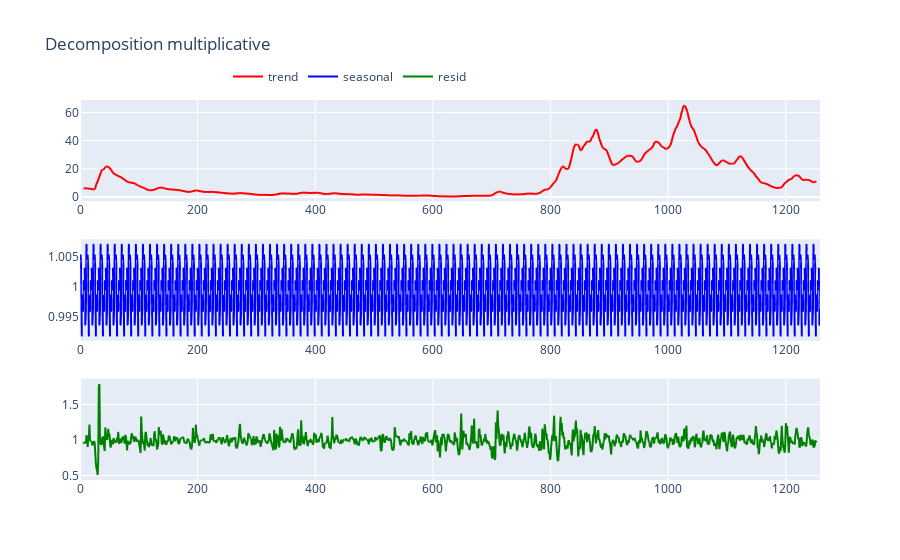
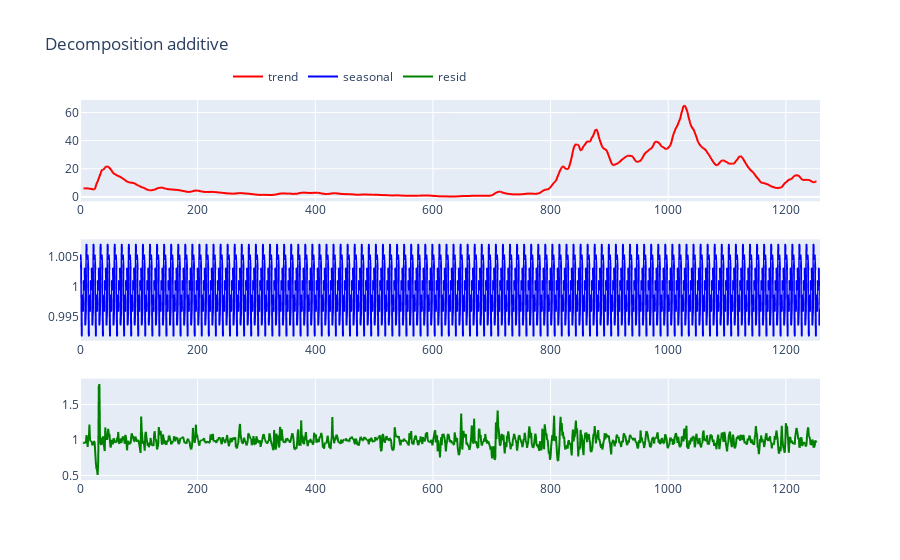

Notebook code for these charts, in order:
### Markdown cell above
# 3. Decomposition
For a continuous time series $F_{t}$ over a discrete-time period **t**, we can proceed in breaking down the series as an **addive function**: $F_{t}$ = $d_t$ + $s_t$ + $r_t$ or **multiplicative**: $F_{t}$ = $d_t$ * $s_t$ * $r_t$, where $d_{t}$ is a trend component, $s_{t}$ is a seasonal (periodic) component, and $r_{t}$ is a residual component. 

Given that those , the decomposition of a time series is the process by which we isolate all those single elements: trend, seasonality, and residual (after removing the trend and seasonality from the series). This technique serves to disentangle the time series for a more comprehensive analysis, most importantly facilitate the forecasting process.

* Detrend
* Deseasonalize a Time Series
* Test for seasonality of a Time Series

### Code cell
from plotly.subplots import make_subplots
def decomposition(data=df["Price"], prd=12, 
                  models = ['multiplicative','additive']):
    
    ''' Determine the suitable combination of base level, trend, seasonal index and the residual term.
    '''
    
    for mod in models:
        decomp_func = seasonal_decompose(data, model = 'multiplicative', period=prd)
        #fig = make_subplots(rows=3, cols=1)
        figures = [
            px.line(decomp_func.trend, color_discrete_map={'trend':'red'}), 
            px.line(decomp_func.seasonal, color_discrete_map={'seasonal':'blue'}),
            px.line(decomp_func.resid, color_discrete_map={'resid':'green'})
        ]
        components = ['Trend', 'Seasonality','Error']
        fig = make_subplots(rows=len(figures), cols=1) 

        for i, figure in enumerate(figures):
            for trace in range(len(figure["data"])):
                fig.append_trace(figure["data"][trace], row=i+1, col=1)

        fig.update_layout(title="Decomposition "+mod, 
                          height=600,
                         legend=dict(orientation="h",
                                     yanchor="top", y=1.1,
                                     xanchor="left", x=0.2)
                         )
        fig.show()

decomposition()

### Figure 1 — Plotly figure (JSON) as saved in the notebook; plotly's stock layout.template omitted (floating-point values rounded to 4 significant figures; data arrays with more than 128 entries replaced by an {"elided": "..."} marker saying what was removed)
{"data": [{"hovertemplate": "variable=trend<br>index=%{x}<br>value=%{y}<extra></extra>", "legendgroup": "trend", "line": {"color": "red", "dash": "solid"}, "marker": {"symbol": "circle"}, "mode": "lines", "name": "trend", "showlegend": true, "type": "scattergl", "x": {"elided": "1259 int values"}, "xaxis": "x", "y": {"elided": "1259 float values"}, "yaxis": "y"}, {"hovertemplate": "variable=seasonal<br>index=%{x}<br>value=%{y}<extra></extra>", "legendgroup": "seasonal", "line": {"color": "blue", "dash": "solid"}, "marker": {"symbol": "circle"}, "mode": "lines", "name": "seasonal", "showlegend": true, "type": "scattergl", "x": {"elided": "1259 int values"}, "xaxis": "x2", "y": {"elided": "1259 float values"}, "yaxis": "y2"}, {"hovertemplate": "variable=resid<br>index=%{x}<br>value=%{y}<extra></extra>", "legendgroup": "resid", "line": {"color": "green", "dash": "solid"}, "marker": {"symbol": "circle"}, "mode": "lines", "name": "resid", "showlegend": true, "type": "scattergl", "x": {"elided": "1259 int values"}, "xaxis": "x3", "y": {"elided": "1259 float values"}, "yaxis": "y3"}], "layout": {"autosize": true, "legend": {"orientation": "h", "x": 0.2, "xanchor": "left", "y": 1.1, "yanchor": "top"}, "title": {"text": "Decomposition multiplicative"}, "xaxis": {"anchor": "y", "autorange": true, "domain": [0, 1], "range": [0, 1258], "type": "linear"}, "xaxis2": {"anchor": "y2", "autorange": true, "domain": [0, 1], "range": [0, 1258], "type": "linear"}, "xaxis3": {"anchor": "y3", "autorange": true, "domain": [0, 1], "range": [0, 1258], "type": "linear"}, "yaxis": {"anchor": "x", "autorange": true, "domain": [0.7333, 1], "range": [-3.157, 68.91], "type": "linear"}, "yaxis2": {"anchor": "x2", "autorange": true, "domain": [0.3667, 0.6333], "range": [0.991, 1.008], "type": "linear"}, "yaxis3": {"anchor": "x3", "autorange": true, "domain": [0, 0.2667], "range": [0.4354, 1.866], "type": "linear"}}}

### Figure 2 — Plotly figure (JSON) as saved in the notebook; plotly's stock layout.template omitted (floating-point values rounded to 4 significant figures; data arrays with more than 128 entries replaced by an {"elided": "..."} marker saying what was removed)
{"data": [{"hovertemplate": "variable=trend<br>index=%{x}<br>value=%{y}<extra></extra>", "legendgroup": "trend", "line": {"color": "red", "dash": "solid"}, "marker": {"symbol": "circle"}, "mode": "lines", "name": "trend", "showlegend": true, "type": "scattergl", "x": {"elided": "1259 int values"}, "xaxis": "x", "y": {"elided": "1259 float values"}, "yaxis": "y"}, {"hovertemplate": "variable=seasonal<br>index=%{x}<br>value=%{y}<extra></extra>", "legendgroup": "seasonal", "line": {"color": "blue", "dash": "solid"}, "marker": {"symbol": "circle"}, "mode": "lines", "name": "seasonal", "showlegend": true, "type": "scattergl", "x": {"elided": "1259 int values"}, "xaxis": "x2", "y": {"elided": "1259 float values"}, "yaxis": "y2"}, {"hovertemplate": "variable=resid<br>index=%{x}<br>value=%{y}<extra></extra>", "legendgroup": "resid", "line": {"color": "green", "dash": "solid"}, "marker": {"symbol": "circle"}, "mode": "lines", "name": "resid", "showlegend": true, "type": "scattergl", "x": {"elided": "1259 int values"}, "xaxis": "x3", "y": {"elided": "1259 float values"}, "yaxis": "y3"}], "layout": {"autosize": true, "legend": {"orientation": "h", "x": 0.2, "xanchor": "left", "y": 1.1, "yanchor": "top"}, "title": {"text": "Decomposition additive"}, "xaxis": {"anchor": "y", "autorange": true, "domain": [0, 1], "range": [0, 1258], "type": "linear"}, "xaxis2": {"anchor": "y2", "autorange": true, "domain": [0, 1], "range": [0, 1258], "type": "linear"}, "xaxis3": {"anchor": "y3", "autorange": true, "domain": [0, 1], "range": [0, 1258], "type": "linear"}, "yaxis": {"anchor": "x", "autorange": true, "domain": [0.7333, 1], "range": [-3.157, 68.91], "type": "linear"}, "yaxis2": {"anchor": "x2", "autorange": true, "domain": [0.3667, 0.6333], "range": [0.991, 1.008], "type": "linear"}, "yaxis3": {"anchor": "x3", "autorange": true, "domain": [0, 0.2667], "range": [0.4354, 1.866], "type": "linear"}}}
